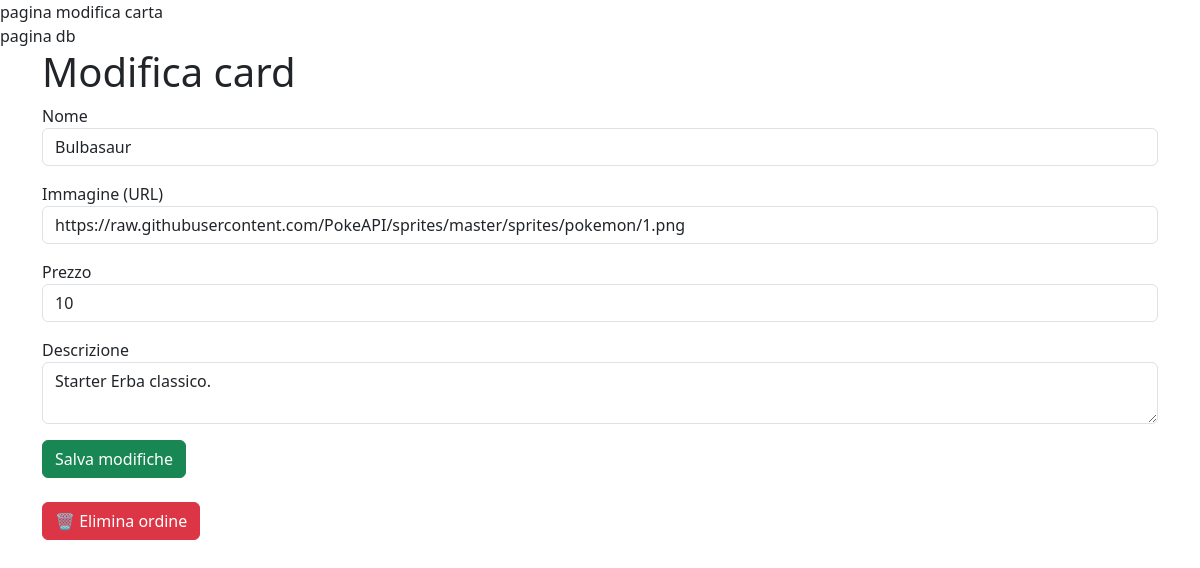
The app's page /app/src/card_edit.php?id=1, older data.
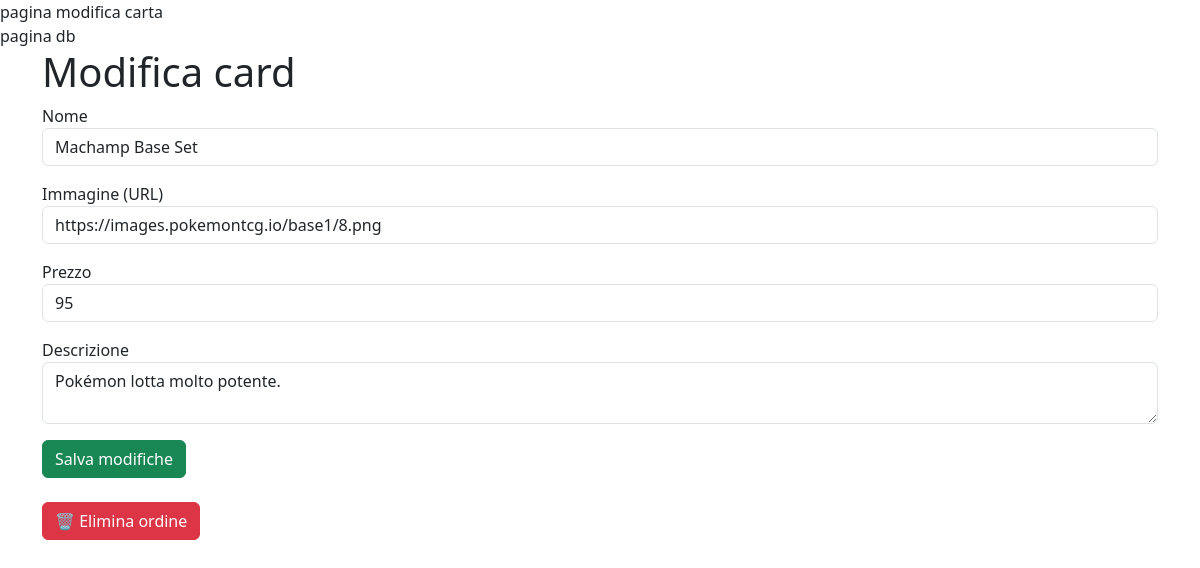
The same page, newer data.
### tables this page shows
CREATE TABLE cards (
    id INT AUTO_INCREMENT PRIMARY KEY,
    card_nome VARCHAR(50) NOT NULL,
    card_image VARCHAR(200) ,
    price INT,
    descrizione VARCHAR(200)
  
);

### app/src/card_edit.php (the view, shortened to what this page needs)
<?php
require 'connessione.php';
$id = $_GET['id'] ?? null;
$stmt = $pdo->prepare("SELECT * FROM cards WHERE id = :id");
$stmt->execute([':id' => $id]);
$card = $stmt->fetch();
?>
<!doctype html>
<html>
<head>
    <link href="https://cdn.jsdelivr.net/npm/bootstrap@5.3.3/dist/css/bootstrap.min.css" rel="stylesheet">
</head>
<body>
<div class="container">
    <h1>Modifica card</h1>
    <form method="POST">
        <div class="mb-3">
            <label>Nome</label>
            <input type="text" name="card_nome" class="form-control"
                   value="<?= htmlspecialchars($card['card_nome']) ?>">
        </div>
        <div class="mb-3">
            <label>Immagine (URL)</label>
            <input type="text" name="card_image" class="form-control"
                   value="<?= htmlspecialchars($card['card_image']) ?>">
        </div>
        <div class="mb-3">
            <label>Prezzo</label>
            <input type="number" name="price" class="form-control"
                   value="<?= htmlspecialchars($card['price']) ?>">
        </div>
        <div class="mb-3">
            <label>Descrizione</label>
            <textarea name="descrizione" class="form-control"><?= htmlspecialchars($card['descrizione']) ?></textarea>
        </div>
        <button type="submit" class="btn btn-success">Salva modifiche</button>
        <div class="d-flex justify-content-between mt-4">
    <a href="?id=<?= $card['id'] ?>&delete=<?= $card['id'] ?>"
   class="btn btn-danger"
   onclick="return confirm('Sei sicuro di eliminare questo ordine?')">
   🗑 Elimina ordine
</a>
</div>
    </form>
</div>
</body>
</html>

### app/src/connessione.php (shortened to what this page needs)
<?php
echo "pagina db";

Row changes from the older to the newer data that the page shows:
changed cards: card_nome "Bulbasaur" → "Machamp Base Set"; card_image "https://raw.githubusercontent.com/PokeAPI/sprites/master/sprites/pokemon/1.png" → "https://images.pokemontcg.io/base1/8.png"; price "10" → "95"; descrizione "Starter Erba classico." → "Pokémon lotta molto potente."
